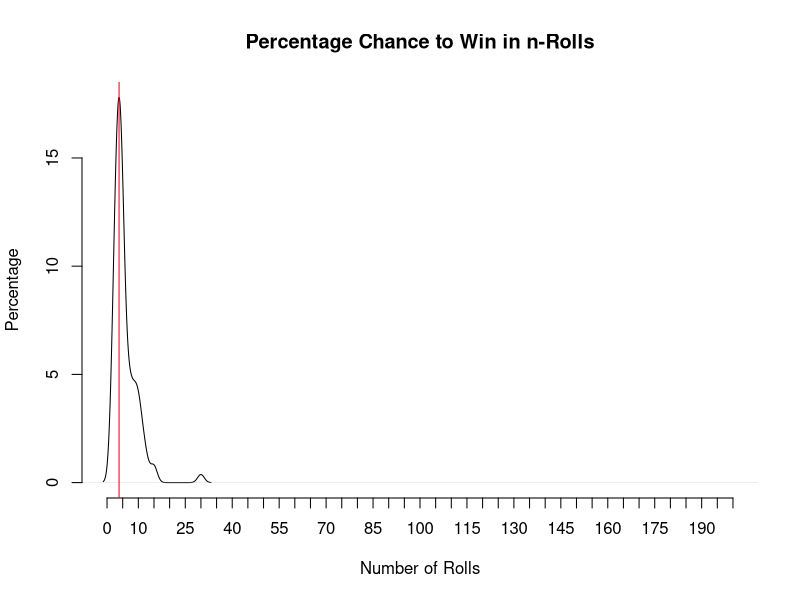
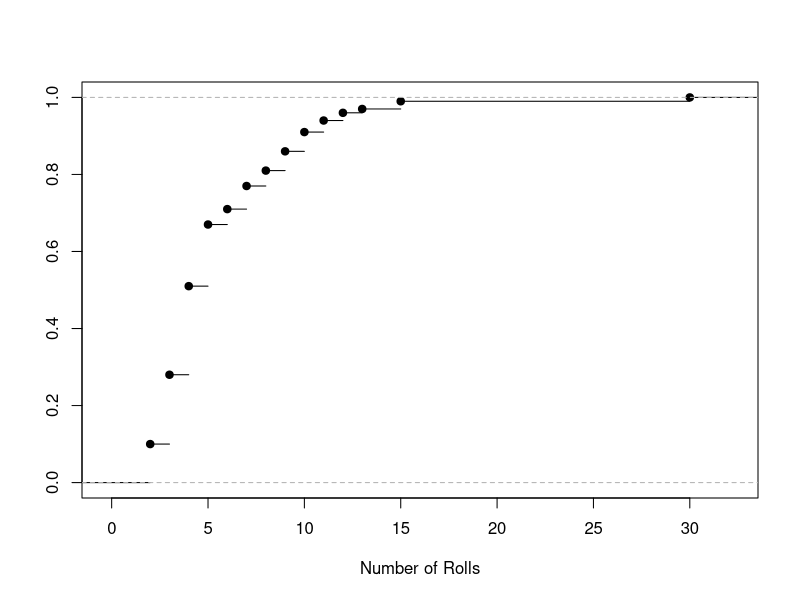

Write the R code that produced these figures, in order.
## ---- chunk 1
ladder.df <- data.frame(start=c(3,11), end=c(13,17))
slide.df <- data.frame(start=c(10,16,18), end=c(5,2,8))
## ---- chunk 2
library(knitr)
## ---- chunk 3
kable(ladder.df, align="c")
## ---- chunk 4
kable(slide.df, align="c")
## ---- chunk 5
library(foreach)
library(doParallel)
## ---- chunk 6
registerDoParallel(cores=4)
## ---- chunk 7
getDoParWorkers()
## ---- chunk 8
num.iter <- 100 # Number of play throughs aka games

# Get timing as well
stime <- system.time({
  out.seq <- foreach(icount(num.iter), .combine=rbind) %do% {
    curLoc <- 0
    nroll <- 0
    slides <- 0
    ladders <- 0
    # Keep rolling dice and moving until reach 17 or greater ending the game
    while(curLoc < 17) {
      roll <- sample(6,1) # generate random number between [1 to 6]
      curLoc <- curLoc + roll # increase position
      nroll <- nroll + 1 # increase number of rolls
      # Need to check if we landed on a ladder or slide and move forward or back
      if (any(ladder.df$start %in% curLoc)) {
        curLoc <- ladder.df$end[ladder.df$start %in% curLoc]
        ladders <- ladders + 1
      }
      if (any(slide.df$start %in% curLoc)) {
        curLoc <- slide.df$end[slide.df$start %in% curLoc]
        slides <- slides + 1
      }
    }
    # Create output to store, num rolls, num ladders hit, num slides hit
    out.info <- c(nroll, ladders, slides)
  }})[3]
## ---- chunk 9
stime
## ---- chunk 10
d <- density(out.seq[,1])
d$y <- d$y * 100
plot(d, main="Percentage Chance to Win in n-Rolls", xlab="Number of Rolls", ylab="Percentage", xlim=c(0,200), axes=F)
axis(2)
axis(1, at=seq(0,200,5))
abline(v=d$x[which.max(d$y)], col="red")
## ---- chunk 11
plot(ecdf(out.seq[,1]), xlab="Number of Rolls", ylab="",main="")
